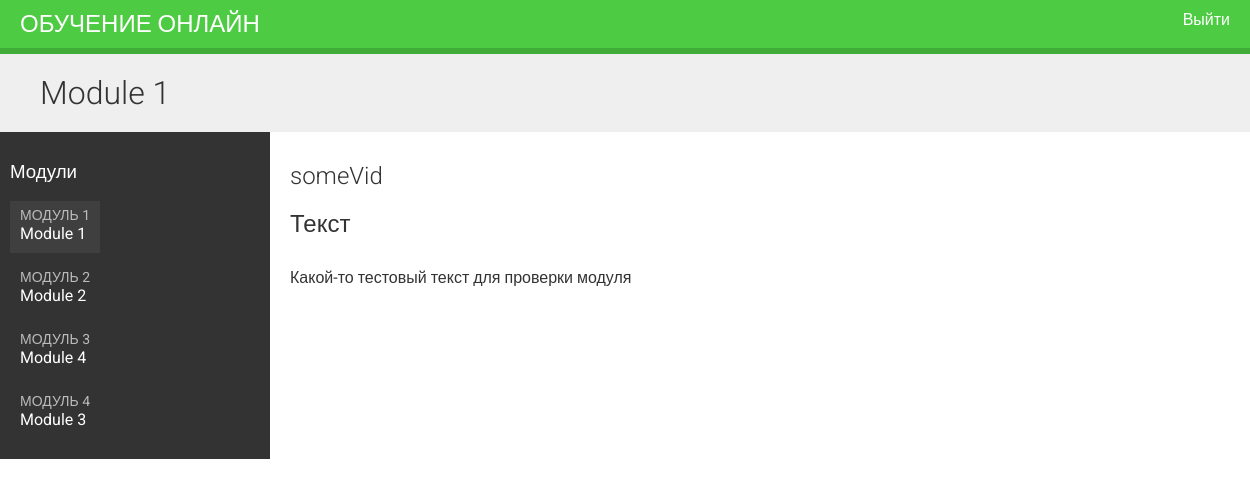
/students/course/1/ (signed in), run on the app's committed database.
### courses/models.py (models this page shows, shortened)
class Module(models.Model):
    course = models.ForeignKey(Course,related_name='modules',on_delete=models.CASCADE)
    title = models.CharField(max_length=200, verbose_name="Заголовок")
    description = models.TextField(blank=True, verbose_name="Описание")
    order = OrderField(blank=True, for_fields=['course'])
    def __str__(self):
        return '{}. {}'.format(self.order, self.title)
    class Meta:
        ordering = ['order']

class Content(models.Model):
    module = models.ForeignKey(Module, related_name='contents', on_delete=models.CASCADE)
    content_type = models.ForeignKey(ContentType, on_delete=models.CASCADE,
                                     limit_choices_to={'model__in': ('text', 'video', 'image', 'file')})
    object_id = models.PositiveIntegerField()
    item = GenericForeignKey('content_type', 'object_id')
    order = OrderField(blank=True, for_fields=['module'])
    class Meta:
        ordering = ['order']

class ItemBase(models.Model):
    owner = models.ForeignKey(User,related_name='%(class)s_related',on_delete=models.CASCADE)
    title = models.CharField(max_length=250)
    created = models.DateTimeField(auto_now_add=True)
    updated = models.DateTimeField(auto_now=True)
    class Meta:
        abstract = True
    def render(self):
        return render_to_string('courses/content/{}.html'.format(
            self._meta.model_name), {'item': self})

class Video(ItemBase):
    url = models.URLField()

class Text(ItemBase):
    content = models.TextField()

### students/views.py (the view)
# urls.py: path('course/<pk>/',views.StudentCourseDetailView.as_view(),name='student_course_detail'),
class StudentCourseDetailView(DetailView):
    model = Course
    template_name = 'students/course/detail.html'
    def get_queryset(self):
        qs = super(StudentCourseDetailView, self).get_queryset()
        return qs.filter(students__in=[self.request.user])
    def get_context_data(self, **kwargs):
        context = super(StudentCourseDetailView, self).get_context_data(**kwargs)
        course = self.get_object()
        if 'module_id' in self.kwargs:
            context['module'] = course.modules.get(id=self.kwargs['module_id'])
        else:
            context['module'] = course.modules.all()[0]
        return context

### students/templates/students/course/detail.html (shortened to what this page needs)
{% extends "base.html" %}
{% load cache %}
{% block content %}
    <h1>
        {{ module.title }}
    </h1>
    <div class="contents">
        <h3>Модули</h3>
        <ul id="modules">
        {% for m in object.modules.all %}
            <li data-id="{{ m.id }}" {% if m == module %}class="selected"{% endif %}>
                <a href="{% url "student_course_detail_module" object.id m.id %}">
                    <span>
                        Модуль <span class="order">{{ m.order|add:1 }}</span>
                    </span>
                    <br>
                    {{ m.title }}
                </a>
            </li>
        {% empty %}
            <li>Пока нет модулей.</li>
        {% endfor %}
        </ul>
    </div>
    <div class="module">
        {% cache 600 module_contents module %}
            {% for content in module.contents.all %}
                {% with item=content.item %}
                    <h2>{{ item.title }}</h2>
                    {{ item.render }}
                {% endwith %}
            {% endfor %}
        {% endcache %}
    </div>
{% endblock %}

### courses/templates/courses/content/text.html
{{ item.content|linebreaks|safe }}

### courses/static/css/base.css (style rules this page uses)
body { margin:0; font-family:'Roboto', sans-serif; font-weight:400; color:#333; }
a { color:#3fad37; text-decoration:none; }
ul { float:left; }
h1, h2, h3, h4, h5, h6 { font-family:'Roboto', sans-serif; font-weight:300; }
h1 { background:#efefef; width:100%; overflow:auto; padding:20px 0 20px 40px; margin:0; }
.module { padding:10px 20px; float:left; width:600px; }
.module p { margin:10px 0 20px; width:100%; float:left; }
.contents { width:20%; padding:10px; float:left; background:#333; color: #fff; font-family:'Roboto', sans-serif; }
.contents ul { list-style:none; margin:0; padding:0; }
.contents ul li { margin:0 0 10px 0; padding:4px 10px 10px; overflow:auto; }
.contents ul li.selected { background:#3f3f3f; }
.contents ul span { text-transform:uppercase; color:#bbb; font-size:14px; }
.contents ul a { display:block; color:#fff; text-decoration:none; }

### data on the page
Module: title "Module 1", order|add "1"
Module: order|add "2", title "Module 2"
Module: order|add "3", title "Module 4"
Module: order|add "4", title "Module 3"
Content: item "someVid"
Content: item "Текст", item.content "Какой-то тестовый текст для проверки модуля"
